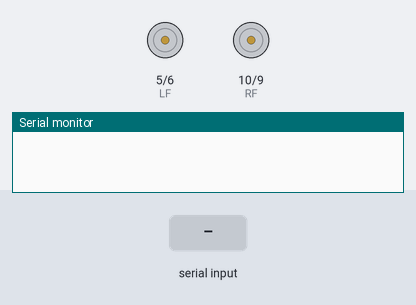
This sketch was run on a simulated Arduino Uno, built with avr-gcc and run on an emulated ATmega328P. Shown: motor-driver pin pairs drawn as motors (green arrow = first pin HIGH = forward, orange = second pin HIGH = backward, longer = more drive), the last lines printed to the serial monitor. The test bench sets the inputs (shaded band).

Above: at 1.2 s.
1.3 s: "a" received over Serial
2.8 s: "1" received over Serial
At 4.0 s:
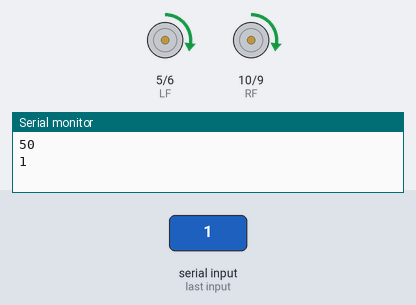
4.3 s: "2" received over Serial
At 5.3 s:
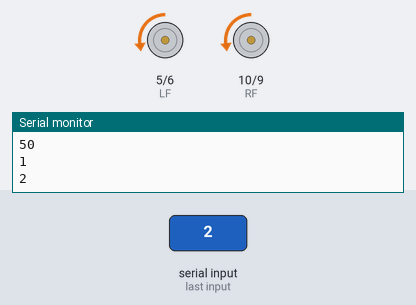
5.8 s: "3" received over Serial
At 6.4 s:
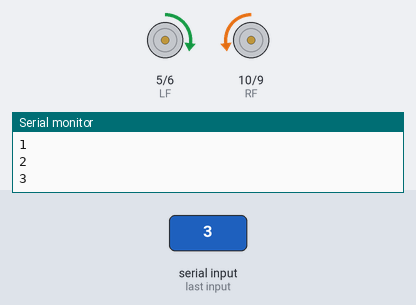
7.3 s: "4" received over Serial
At 8.7 s:
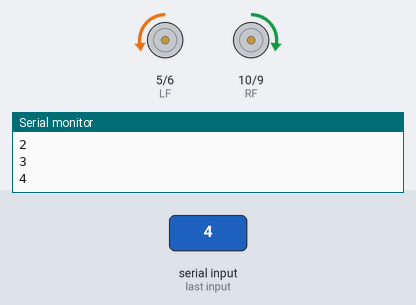
Timing chart, 0 to 9.8 s (numbered marks = the images above; inputs shaded):
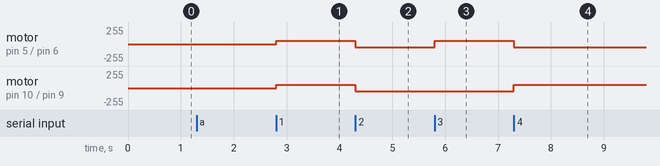

The sketch:

RoboCarTest.ino
```cpp
int mode = 0;
byte LF = 5;
byte LB = 6;
byte RB = 9;
byte RF = 10;
int Mspeed = 0;

void setup() {
  // put your setup code here, to run once:
 Serial.begin(9600);
 pinMode (LF, OUTPUT);
 pinMode (LB, OUTPUT);
 pinMode (RF, OUTPUT);
 pinMode (RB, OUTPUT);


}

void loop() {
  // put your main code here, to run repeatedly:


 char sig = Serial.read();

      switch(sig){

        case 'a':
          Mspeed += 50;
          Serial.println(Mspeed);
          break;
         case 's':
         Mspeed -= 50;
         Serial.println(Mspeed);

         break;

          // up
          case '1':
            analogWrite(LF,Mspeed);
            analogWrite(RF,Mspeed);
            analogWrite(LB,0);
            analogWrite(RB,0);
            Serial.println(1);
            break;
          // down
          case '2':
          analogWrite(LF,0);
          analogWrite(RF,0);
            analogWrite(LB,Mspeed);
            analogWrite(RB,Mspeed);
                        Serial.println(2);

            break;
          // Left
          case '3':
            analogWrite(LF,Mspeed);
            analogWrite(RB,Mspeed);
            analogWrite(LB,0);
            analogWrite(RF,0);
            Serial.println(3);

            break;
          // Right
          case '4':
            analogWrite(LB,Mspeed);
            analogWrite(RF,Mspeed);
            analogWrite(LF,0);
            analogWrite(RB,0);
                        Serial.println(4);
               break;
           case '0':
    analogWrite(LB,0);
            analogWrite(RF,0);
            analogWrite(LF,0);
            analogWrite(RB,0);

            break;
          default:
          ;

        }


}


void doNothing(){}

void IrController(){


  }
```

Measured:
- after the input at 2.8 s, motor on pin 5 (LF) / pin 6 (LB), motor on pin 10 (RF) / pin 9 (RB): stopped → forward 50/255 at once
- after the input at 4.3 s, motor on pin 5 (LF) / pin 6 (LB), motor on pin 10 (RF) / pin 9 (RB): forward 50/255 → backward 50/255 at once
- after the input at 5.8 s, motor on pin 5 (LF) / pin 6 (LB): backward 50/255 → forward 50/255 at once
- after the input at 7.3 s, motor on pin 5 (LF) / pin 6 (LB): forward 50/255 → backward 50/255 at once; motor on pin 10 (RF) / pin 9 (RB): backward 50/255 → forward 50/255 at once
